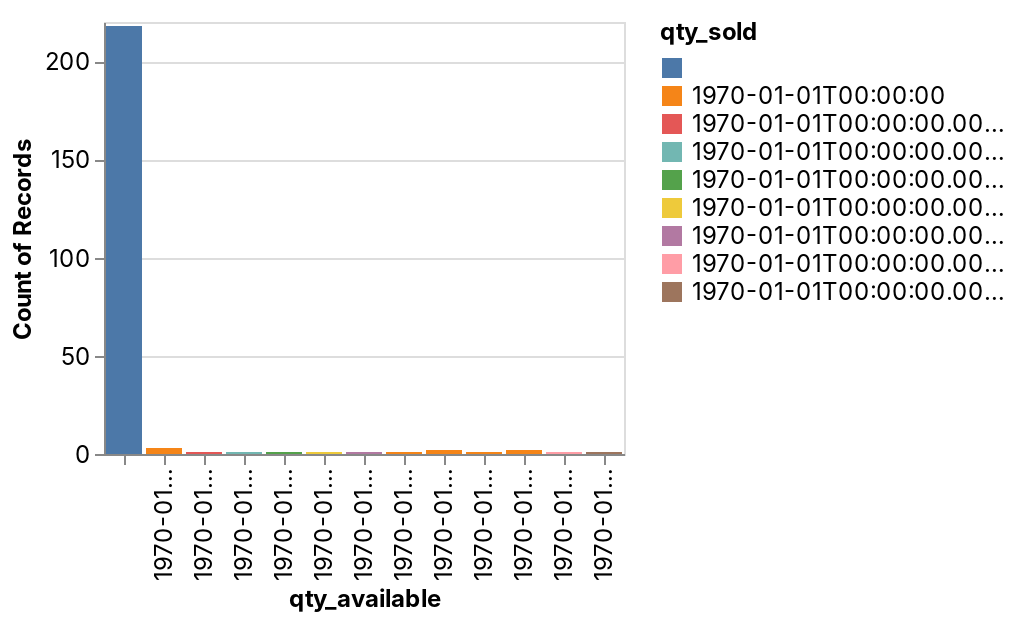

The cell this chart's notebook holds for it:
### Code cell
_deepnote_run_altair(df, """{"$schema":"https://vega.github.io/schema/vega-lite/v4.json","mark":{"type":"bar","tooltip":true},"height":220,"autosize":{"type":"fit"},"data":{"name":"placeholder"},"encoding":{"x":{"field":"qty_available","type":"nominal","sort":null,"scale":{"type":"linear","zero":false}},"y":{"field":"COUNT(*)","type":"quantitative","sort":null,"aggregate":"count","scale":{"type":"linear","zero":true}},"color":{"field":"qty_sold","type":"nominal","sort":null,"scale":{"type":"linear","zero":false}}}}""")

### Figure 1 — Vega-Lite specification as saved in the notebook (floating-point values rounded to 4 significant figures; data arrays with more than 128 entries replaced by an {"elided": "..."} marker saying what was removed)
{"config": {"view": {"continuousWidth": 400, "continuousHeight": 300}, "area": {"fill": "#51C0E9"}, "axis": {"labelFont": "Inter, sans-serif", "labelFontSize": 12, "labelFontWeight": "normal", "labelLimit": 60, "labelOverlap": "greedy", "titleFont": "Inter, sans-serif", "titleFontSize": 12, "titleFontWeight": "bold"}, "background": "#ffffff", "legend": {"labelFont": "Inter, sans-serif", "labelFontSize": 12, "titleFont": "Inter, sans-serif", "titleFontSize": 12, "titleFontWeight": "bold"}, "line": {"stroke": "#51C0E9", "strokeWidth": 2}, "rect": {"fill": "#51C0E9"}, "title": {"anchor": "start", "color": "#000000", "font": "Inter, sans-serif", "fontSize": 22, "fontWeight": "normal"}}, "data": {"name": "data-8021bb5c76f6d535a5a80c9e0624ab2b"}, "mark": {"type": "bar", "tooltip": true}, "autosize": {"type": "fit"}, "encoding": {"color": {"type": "nominal", "field": "qty_sold", "scale": {"type": "linear", "zero": false}, "sort": null}, "x": {"type": "nominal", "field": "qty_available", "scale": {"type": "linear", "zero": false}, "sort": null}, "y": {"type": "quantitative", "aggregate": "count", "field": "COUNT(*)", "scale": {"type": "linear", "zero": true}, "sort": null}}, "height": 300, "width": "container", "$schema": "https://vega.github.io/schema/vega-lite/v4.json", "datasets": {"data-8021bb5c76f6d535a5a80c9e0624ab2b": {"elided": "234 records"}}}
